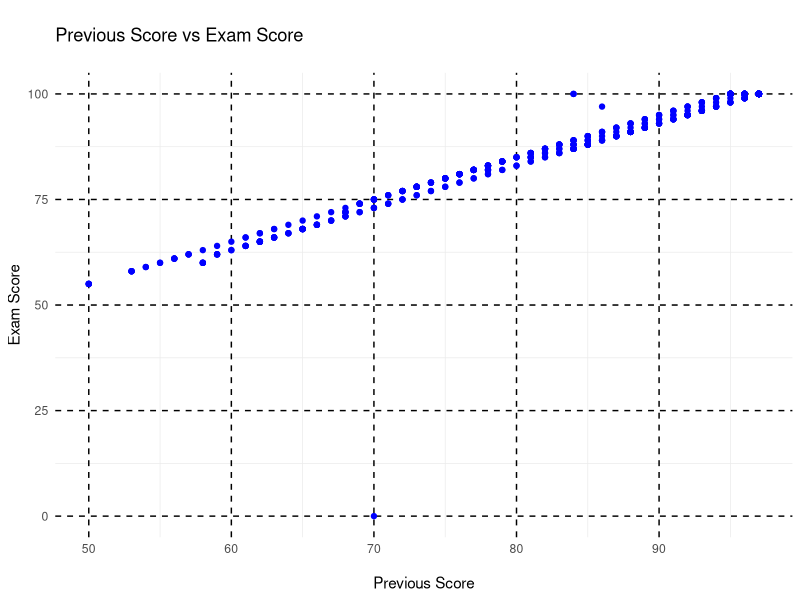
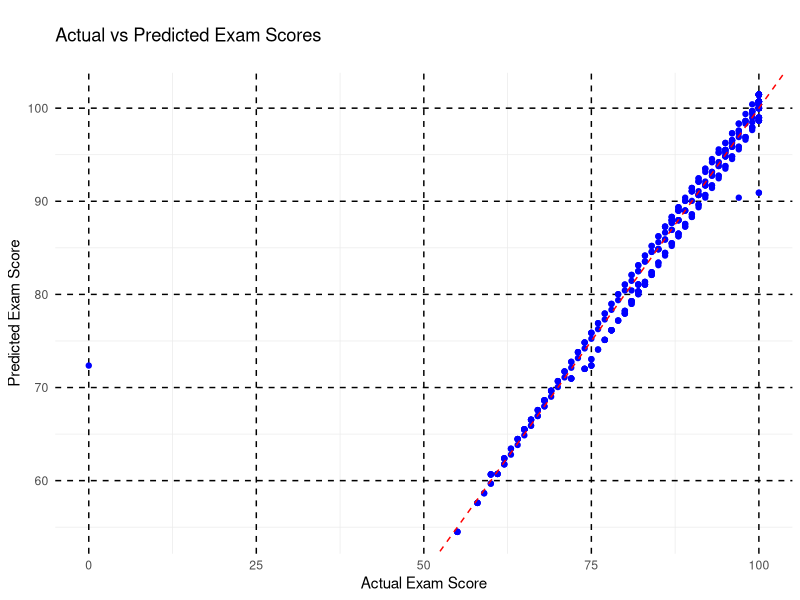

Generate these figures, in order, with R:
library(ggplot2)  # For plotting
library(stats)  # For linear regression

# Read the CSV file
df <- read.csv("exam_dataset.csv")

# Print summary statistics
cat("\nSummary statistics:\n")
print(summary(df))

if (is.character(df$Gender) || is.factor(df$Gender)) {
  df$Gender <- ifelse(df$Gender == "Female", 0, 1)
}

cat("\nUpdated 'Gender' column values:\n")
print(table(df$Gender))

X <- df[, c("HoursStudied", "PreviousScore", "ParentalInvolvement", "Gender")]
y <- df$ExamScore

# Run multiple linear regression
model <- lm(y ~ ., data = X)

# Get and print the OLS Regression Summary
cat("\nRegression Summary:\n")
regression_summary <- summary(model)
print(regression_summary)

cat("R-squared:\n")
print(regression_summary$r.squared)  # Multiple R-squared

cat("\nAdjusted R-squared:\n")
print(regression_summary$adj.r.squared)  # Adjusted R-squared

cat("\nF-statistic:\n")
print(regression_summary$fstatistic)  # F-statistic details


# Visualization 1: Previous Score vs Exam Score
ggplot(df, aes(x = PreviousScore, y = ExamScore)) +
  geom_point(color = "blue") +
  labs(x = "\nPrevious Score", y = "Exam Score", title = "\nPrevious Score vs Exam Score\n") +
  theme_minimal() +
  theme(panel.grid.major = element_line(color = "black", linetype = "dashed"))

# Visualization 2: Actual vs Predicted Exam Scores
pred <- predict(model, X)

ggplot(data.frame(Actual = df$ExamScore, Predicted = pred), aes(x = Actual, y = Predicted)) +
  geom_point(color = "blue") +
  geom_abline(intercept = 0, slope = 1, color = "red", linetype = "dashed") +
  labs(x = "Actual Exam Score", y = "Predicted Exam Score", title = "\nActual vs Predicted Exam Scores\n") +
  xlim(min(df$ExamScore), max(df$ExamScore)) +
  ylim(min(pred), max(pred)) +
  theme_minimal() +
  theme(panel.grid.major = element_line(color = "black", linetype = "dashed"))
